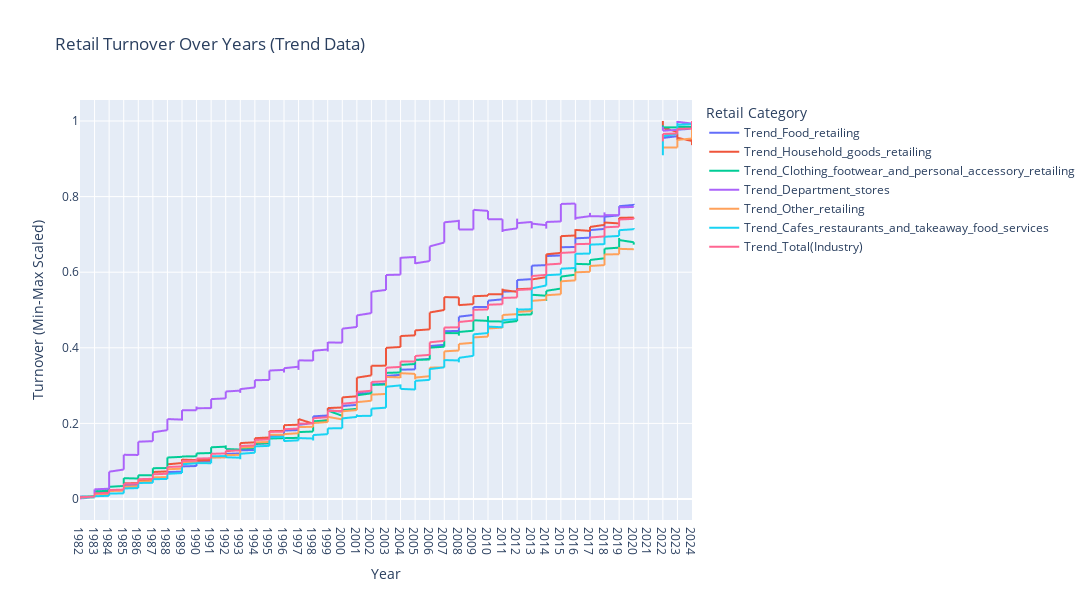

The cell this chart's notebook holds for it:
### Markdown cell above
The line plot titled **"Retail Turnover Over Years"**" illustrates the turnover trends for various retail categories from 1993 to 2023, with values normalized using Min-Max scaling for easier comparison.

**Key Insights:**

- Original Household Goods Retailing saw the highest growth in 2021, following notable increases in 2020 and 2023.

- Original Clothing, Footwear, and Personal Accessories experienced a significant decline in 2020.

- Original Cafes, Restaurants, and Takeaway Food Services showed a gradual recovery starting in 2021 after a sharp decline in 2020.

**This visualization effectively highlights the differing trends and recoveries across retail categories over the years**

### Code cell
#Retail TurnoveOver YEars Using Trend data
# Initialize scaler
min_max_scaler = MinMaxScaler()

# Select columns to transform (exclude 'year')
columns_to_transform = trend_df.columns[1:]

# Normalize using Min-Max Scaling
trend_df_min_max_scaled = trend_df.copy()
trend_df_min_max_scaled[columns_to_transform] = min_max_scaler.fit_transform(trend_df[columns_to_transform])

# Adjust column names if necessary
trend_df_min_max_scaled.columns = trend_df_min_max_scaled.columns.str.strip()

# Melt the DataFrame to long format for easier plotting
columns_to_plot = ['Trend_Food_retailing', 'Trend_Household_goods_retailing',
                   'Trend_Clothing_footwear_and_personal_accessory_retailing',
                   'Trend_Department_stores', 'Trend_Other_retailing',
                   'Trend_Cafes_restaurants_and_takeaway_food_services',
                   'Trend_Total(Industry)']

data_melted = trend_df_min_max_scaled.melt(id_vars=['year'], value_vars=columns_to_plot,
                                            var_name='Retail Category', value_name='Turnover')

# Plotting
fig = px.line(data_melted, x='year', y='Turnover', color='Retail Category',
              title='Retail Turnover Over Years (Trend Data)',
              labels={'Turnover': 'Turnover (Min-Max Scaled)', 'year': 'Year'})

# Update traces to highlight selected category
for trace in fig.data:
    trace.line.width = 2  # Default line width
    trace.hoverinfo = 'text'
    trace.text = [f"{row['year']}: {row['Turnover']:.2f}" for row in data_melted[data_melted['Retail Category'] == trace.name].to_dict('records')]

# Adjust layout to show all years and increase plot width
fig.update_layout(
    xaxis=dict(tickmode='linear'),  # Ensure all years are shown
    width=1200,  # Increase the plot width
    height=600   # Optionally increase the height as well
)

# Save the figure in the 'plots' folder
fig.write_image("plots/retail_turnover_over_years_trend.png")  # Adjust the filename as needed

# Show the figure
fig.show()

### Figure 1 — Plotly figure (JSON) as saved in the notebook; plotly's stock layout.template omitted (floating-point values rounded to 4 significant figures; data arrays with more than 128 entries replaced by an {"elided": "..."} marker saying what was removed)
{"data": [{"hoverinfo": "text", "hovertemplate": "Retail Category=Trend_Food_retailing<br>Year=%{x}<br>Turnover (Min-Max Scaled)=%{y}<extra></extra>", "legendgroup": "Trend_Food_retailing", "line": {"color": "#636efa", "dash": "solid", "width": 2}, "marker": {"symbol": "circle"}, "mode": "lines", "name": "Trend_Food_retailing", "showlegend": true, "text": {"elided": "509 str values"}, "type": "scattergl", "x": {"elided": "509 int values"}, "xaxis": "x", "y": {"elided": "509 float values"}, "yaxis": "y"}, {"hoverinfo": "text", "hovertemplate": "Retail Category=Trend_Household_goods_retailing<br>Year=%{x}<br>Turnover (Min-Max Scaled)=%{y}<extra></extra>", "legendgroup": "Trend_Household_goods_retailing", "line": {"color": "#EF553B", "dash": "solid", "width": 2}, "marker": {"symbol": "circle"}, "mode": "lines", "name": "Trend_Household_goods_retailing", "showlegend": true, "text": {"elided": "509 str values"}, "type": "scattergl", "x": {"elided": "509 int values"}, "xaxis": "x", "y": {"elided": "509 float values"}, "yaxis": "y"}, {"hoverinfo": "text", "hovertemplate": "Retail Category=Trend_Clothing_footwear_and_personal_accessory_retailing<br>Year=%{x}<br>Turnover (Min-Max Scaled)=%{y}<extra></extra>", "legendgroup": "Trend_Clothing_footwear_and_personal_accessory_retailing", "line": {"color": "#00cc96", "dash": "solid", "width": 2}, "marker": {"symbol": "circle"}, "mode": "lines", "name": "Trend_Clothing_footwear_and_personal_accessory_retailing", "showlegend": true, "text": {"elided": "509 str values"}, "type": "scattergl", "x": {"elided": "509 int values"}, "xaxis": "x", "y": {"elided": "509 float values"}, "yaxis": "y"}, {"hoverinfo": "text", "hovertemplate": "Retail Category=Trend_Department_stores<br>Year=%{x}<br>Turnover (Min-Max Scaled)=%{y}<extra></extra>", "legendgroup": "Trend_Department_stores", "line": {"color": "#ab63fa", "dash": "solid", "width": 2}, "marker": {"symbol": "circle"}, "mode": "lines", "name": "Trend_Department_stores", "showlegend": true, "text": {"elided": "509 str values"}, "type": "scattergl", "x": {"elided": "509 int values"}, "xaxis": "x", "y": {"elided": "509 float values"}, "yaxis": "y"}, {"hoverinfo": "text", "hovertemplate": "Retail Category=Trend_Other_retailing<br>Year=%{x}<br>Turnover (Min-Max Scaled)=%{y}<extra></extra>", "legendgroup": "Trend_Other_retailing", "line": {"color": "#FFA15A", "dash": "solid", "width": 2}, "marker": {"symbol": "circle"}, "mode": "lines", "name": "Trend_Other_retailing", "showlegend": true, "text": {"elided": "509 str values"}, "type": "scattergl", "x": {"elided": "509 int values"}, "xaxis": "x", "y": {"elided": "509 float values"}, "yaxis": "y"}, {"hoverinfo": "text", "hovertemplate": "Retail Category=Trend_Cafes_restaurants_and_takeaway_food_services<br>Year=%{x}<br>Turnover (Min-Max Scaled)=%{y}<extra></extra>", "legendgroup": "Trend_Cafes_restaurants_and_takeaway_food_services", "line": {"color": "#19d3f3", "dash": "solid", "width": 2}, "marker": {"symbol": "circle"}, "mode": "lines", "name": "Trend_Cafes_restaurants_and_takeaway_food_services", "showlegend": true, "text": {"elided": "509 str values"}, "type": "scattergl", "x": {"elided": "509 int values"}, "xaxis": "x", "y": {"elided": "509 float values"}, "yaxis": "y"}, {"hoverinfo": "text", "hovertemplate": "Retail Category=Trend_Total(Industry)<br>Year=%{x}<br>Turnover (Min-Max Scaled)=%{y}<extra></extra>", "legendgroup": "Trend_Total(Industry)", "line": {"color": "#FF6692", "dash": "solid", "width": 2}, "marker": {"symbol": "circle"}, "mode": "lines", "name": "Trend_Total(Industry)", "showlegend": true, "text": {"elided": "509 str values"}, "type": "scattergl", "x": {"elided": "509 int values"}, "xaxis": "x", "y": {"elided": "509 float values"}, "yaxis": "y"}], "layout": {"height": 600, "legend": {"title": {"text": "Retail Category"}, "tracegroupgap": 0}, "title": {"text": "Retail Turnover Over Years (Trend Data)"}, "width": 1200, "xaxis": {"anchor": "y", "domain": [0, 1], "tickmode": "linear", "title": {"text": "Year"}}, "yaxis": {"anchor": "x", "domain": [0, 1], "title": {"text": "Turnover (Min-Max Scaled)"}}}}
